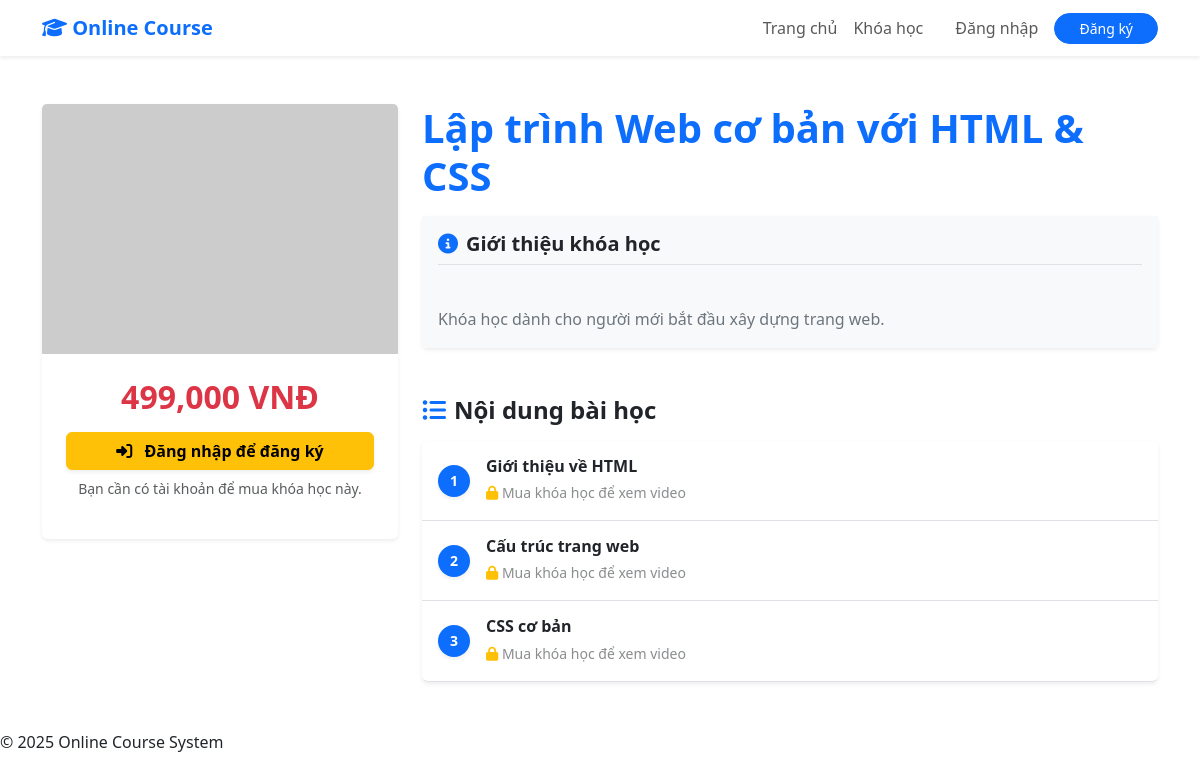
Page /onlinecourse/index.php?url=courses/detail/1 on the committed database.
### tables this page shows
CREATE TABLE courses (
    id INT PRIMARY KEY AUTO_INCREMENT,
    title VARCHAR(255) NOT NULL,
    description TEXT,
    instructor_id INT,
    category_id INT,
    price DECIMAL(10,2) DEFAULT 0,
    duration_weeks INT,
    level VARCHAR(50),
    image VARCHAR(255),
    created_at DATETIME DEFAULT CURRENT_TIMESTAMP,
    updated_at DATETIME DEFAULT CURRENT_TIMESTAMP ON UPDATE CURRENT_TIMESTAMP,
    
    CONSTRAINT fk_instructor FOREIGN KEY (instructor_id) REFERENCES users(id) ON DELETE SET NULL,
    CONSTRAINT fk_category FOREIGN KEY (category_id) REFERENCES categories(id) ON DELETE SET NULL
);

CREATE TABLE lessons (
    id INT PRIMARY KEY AUTO_INCREMENT,
    course_id INT NOT NULL,
    title VARCHAR(255) NOT NULL,
    content LONGTEXT,
    video_url VARCHAR(255),
    `order` INT,
    created_at DATETIME DEFAULT CURRENT_TIMESTAMP,
    
    CONSTRAINT fk_lesson_course FOREIGN KEY (course_id) REFERENCES courses(id) ON DELETE CASCADE
);

### onlinecourse/models/Course.php (called while the page is built, shortened)
<?php
class Course
{
    private $conn;
    private $table = 'courses';
    public function __construct()
    {
        $db = new Database();
        $this->conn = $db->getConnection();
    }
    public function getById($id)
    {
        $stmt = $this->conn->prepare("SELECT * FROM " . $this->table . " WHERE id = :id LIMIT 1");
        $stmt->bindParam(':id', $id);
        $stmt->execute();
        return $stmt->fetch(PDO::FETCH_ASSOC);
    }
}
?>

### onlinecourse/config/Database.php (called while the page is built, shortened)
<?php
class Database
{
    private $host = "localhost";
    private $db_name = "onlinecourse";
    private $username = "root";
    private $password = "";
    public function getConnection()
    {
        $this->conn = null;
        try {
            $this->conn = new PDO("mysql:host=" . $this->host . ";dbname=" . $this->db_name, $this->username, $this->password);
            $this->conn->exec("set names utf8");
            $this->conn->setAttribute(PDO::ATTR_ERRMODE, PDO::ERRMODE_EXCEPTION);
        } catch (PDOException $exception) {
            echo "Lỗi kết nối: " . $exception->getMessage();
        }
        return $this->conn;
    }
}
?>

### onlinecourse/models/Lesson.php (called while the page is built, shortened)
<?php
class Lesson
{
    private $conn;
    public function __construct()
    {
        $db = new Database();
        $this->conn = $db->getConnection();
    }
    public function getByCourseId($courseId)
    {
        $stmt = $this->conn->prepare("SELECT * FROM lessons WHERE course_id = :course_id ORDER BY id ASC");
        $stmt->bindParam(':course_id', $courseId);
        $stmt->execute();
        return $stmt->fetchAll(PDO::FETCH_ASSOC);
    }
}
?>

### onlinecourse/views/courses/detail.php (the view, shortened to what this page needs)
<?php
include __DIR__ . '/../layouts/header.php';
$protocol = ((!empty($_SERVER['HTTPS']) && $_SERVER['HTTPS'] != 'off') || $_SERVER['SERVER_PORT'] == 443) ? "https://" : "http://";
$domainName = $_SERVER['HTTP_HOST'];
$path = dirname($_SERVER['PHP_SELF']);
$path = str_replace('\\', '/', $path);
$path = rtrim($path, '/');
$base_url = $protocol . $domainName . $path;
$role = $_SESSION['role'] ?? 0;
$canManage = ($role == 1 || $role == 2);
?>
<div class="container py-5">
    <div class="row">
        <div class="col-lg-4 mb-4">
            <div class="card shadow-sm border-0 sticky-top" style="top: 90px; z-index: 10;">
                <?php
                $imgName = $course['image'] ?? '';
                $uploadPath = 'assets/uploads/courses/';
                if (empty($imgName)) {
                    $displayImg = "https://via.placeholder.com/600x400.png?text=No+Image";
                } elseif (strpos($imgName, 'http') === 0) {
                    $displayImg = $imgName;
                } else {
                    $displayImg = $base_url . '/' . $uploadPath . $imgName;
                }
                ?>
                <img src="<?php echo $displayImg; ?>" class="card-img-top"
                    alt="<?php echo htmlspecialchars($course['title']); ?>" style="height: 250px; object-fit: cover;"
                    onerror="this.src='https://via.placeholder.com/600x400.png?text=Image+Error';">
                <div class="card-body p-4">
                    <h2 class="text-danger fw-bold text-center mb-3">
                        <?php echo number_format($course['price']); ?> VNĐ
                    </h2>
                    <?php if ($role == 2): ?>
                        <div class="alert alert-secondary text-center shadow-sm">
                            <i class="fas fa-user-tie fa-2x mb-2 text-primary"></i><br>
                            <strong>Giao diện Giảng viên</strong><br>
                            <small class="text-muted">Bạn có quyền quản lý nội dung.</small>
                        </div>
                    <?php else: ?>
                        <a href="<?php echo $base_url; ?>/index.php?page=login"
                            class="btn btn-warning w-100 fw-bold shadow-sm">
                            <i class="fas fa-sign-in-alt me-2"></i> Đăng nhập để đăng ký
                        </a>
                        <p class="text-center mt-2 small text-muted">Bạn cần có tài khoản để mua khóa học này.</p>
                    <?php endif; ?>
                </div>
            </div>
        </div>
        <div class="col-lg-8">
            <h1 class="fw-bold text-primary mb-3"><?php echo htmlspecialchars($course['title']); ?></h1>
            <div class="card shadow-sm mb-5 border-0">
                <div class="card-body bg-light">
                    <h5 class="card-title fw-bold border-bottom pb-2 mb-3 text-dark">
                        <i class="fas fa-info-circle text-primary me-2"></i>Giới thiệu khóa học
                    </h5>
                    <p class="card-text text-secondary" style="white-space: pre-line; line-height: 1.6;">
                        <?php echo htmlspecialchars($course['description']); ?>
                    </p>
                </div>
            </div>
            <div class="d-flex justify-content-between align-items-center mb-3">
                <h4 class="mb-0 fw-bold text-dark"><i class="fas fa-list-ul me-2 text-primary"></i>Nội dung bài học</h4>
            </div>
            <div class="list-group shadow-sm">
                <?php if (!empty($lessons)): ?>
                    <?php foreach ($lessons as $index => $lesson): ?>
                        <div
                            class="list-group-item list-group-item-action p-3 border-start-0 border-end-0 border-top-0 border-bottom">
                            <div class="d-flex w-100 justify-content-between align-items-center">
                                <div class="d-flex align-items-center flex-grow-1">
                                    <span class="badge bg-primary rounded-circle me-3 shadow-sm"
                                        style="width: 32px; height: 32px; display: flex; align-items: center; justify-content: center; font-size: 14px;">
                                        <?php echo $index + 1; ?>
                                    </span>
                                    <div>
                                        <h6 class="mb-1 fw-bold text-dark"><?php echo htmlspecialchars($lesson['title']); ?>
                                        </h6>
                                        <?php if (!empty($lesson['video_url'])): ?>
                                            <?php if ($canManage || (isset($isEnrolled) && $isEnrolled)): ?>
                                                <a href="<?php echo htmlspecialchars($lesson['video_url']); ?>" target="_blank"
                                                    class="text-danger text-decoration-none small fw-bold">
                                                    <i class="fab fa-youtube"></i> Xem Video bài giảng
                                                </a>
                                            <?php else: ?>
                                                <small class="text-muted">
                                                    <i class="fas fa-lock text-warning"></i>
                                                    <span style="opacity: 0.7;">Mua khóa học để xem video</span>
                                                </small>
                                            <?php endif; ?>
                                        <?php else: ?>
                                            <small class="text-muted fst-italic">Bài này chưa có video.</small>
                                        <?php endif; ?>
                                    </div>
                                </div>
                            </div>
                        </div>
                    <?php endforeach; ?>
                <?php endif; ?>
            </div>
        </div>
    </div>
</div>
<?php include __DIR__ . '/../layouts/footer.php'; ?>

### onlinecourse/index.php (shortened to what this page needs)
<?php
require_once ROOT_PATH . '/config/Database.php';
$url = isset($_GET['url']) ? $_GET['url'] : null;
if ($url) {
    $url = rtrim($url, '/');
    $url = explode('/', $url);
    $controllerName = ucfirst($url[0]);
    if (substr($controllerName, -1) == 's') {
        $controllerName = substr($controllerName, 0, -1);
    }
    $controllerName .= 'Controller';
    $actionName = isset($url[1]) ? $url[1] : 'index';
    $params = isset($url[2]) ? $url[2] : null;
    $controllerPath = ROOT_PATH . '/controllers/' . $controllerName . '.php';
    if (file_exists($controllerPath)) {
        if (class_exists($controllerName)) {
            $controller = new $controllerName();
            if (method_exists($controller, $actionName)) {
                if ($params) {
                    $controller->{$actionName}($params);
                } else {
                    $controller->{$actionName}();
                }
            } else {
                echo "Action '$actionName' không tồn tại.";
            }
        }
    } else {
        echo "Controller '$controllerName' không tồn tại.";
    }
} else {
    require_once ROOT_PATH . '/controllers/CourseController.php';
    (new CourseController())->home();
}
?>

### onlinecourse/controllers/CourseController.php (shortened to what this page needs)
<?php
require_once __DIR__ . '/../models/Course.php';
require_once __DIR__ . '/../models/Lesson.php';
class CourseController
{
    public function detail()
    {
        $id = isset($_GET['id']) ? $_GET['id'] : (isset($_GET['url']) ? explode('/', $_GET['url'])[2] ?? null : null);
        $courseModel = new Course();
        $course = $courseModel->getById($id);
        $lessonModel = new Lesson();
        $lessons = $lessonModel->getByCourseId($id);
        $isEnrolled = false;
        if ($course) {
            require __DIR__ . '/../views/courses/detail.php';
        } else {
            echo "Khóa học không tồn tại!";
        }
    }
}
?>

### onlinecourse/views/layouts/header.php (shortened to what this page needs)
<?php
$protocol = ((!empty($_SERVER['HTTPS']) && $_SERVER['HTTPS'] != 'off') || $_SERVER['SERVER_PORT'] == 443) ? "https://" : "http://";
$domainName = $_SERVER['HTTP_HOST'];
$path = dirname($_SERVER['PHP_SELF']);
$path = str_replace('\\', '/', $path);
$path = rtrim($path, '/');
$base_url = $protocol . $domainName . $path;
$role = $_SESSION['role'] ?? 0;
?>
<!DOCTYPE html>
<html lang="vi">
<head>
    <link href="https://cdn.jsdelivr.net/npm/bootstrap@5.3.0/dist/css/bootstrap.min.css" rel="stylesheet">
    <link rel="stylesheet" href="https://cdnjs.cloudflare.com/ajax/libs/font-awesome/6.4.0/css/all.min.css">
</head>
<body>
    <nav class="navbar navbar-expand-lg navbar-light bg-white shadow-sm sticky-top">
        <div class="container">
            <a class="navbar-brand fw-bold text-primary" href="<?php echo $base_url; ?>/index.php">
                <i class="fas fa-graduation-cap"></i> Online Course
            </a>
            <div class="collapse navbar-collapse" id="navbarNav">
                <ul class="navbar-nav ms-auto align-items-center">
                    <li class="nav-item"><a class="nav-link" href="<?php echo $base_url; ?>/index.php">Trang chủ</a>
                    </li>
                    <li class="nav-item"><a class="nav-link" href="<?php echo $base_url; ?>/index.php?url=courses">Khóa
                            học</a></li>
                    <?php if (isset($_SESSION['user_id'])): ?>
                        <?php if ($role == 1): ?>
                            <li class="nav-item ms-2">
                                <a class="btn btn-danger btn-sm text-white"
                                    href="<?php echo $base_url; ?>/index.php?page=dashboard">
                                    <i class="fas fa-user-shield"></i> Quản trị
                                </a>
                            </li>
                        <?php endif; ?>
                        <li class="nav-item dropdown ms-3">
                            <a class="nav-link dropdown-toggle fw-bold text-dark" href="#" role="button"
                                data-bs-toggle="dropdown" aria-expanded="false">
                                Xin chào, <?php echo htmlspecialchars($_SESSION['fullname'] ?? $_SESSION['username']); ?>
                            </a>
                            <ul class="dropdown-menu dropdown-menu-end">
                                <?php if ($role == 1): ?>
                                    <li><a class="dropdown-item"
                                            href="<?php echo $base_url; ?>/index.php?page=dashboard">Dashboard Admin</a></li>
                                <?php elseif ($role == 2): ?>
                                    <li><a class="dropdown-item"
                                            href="<?php echo $base_url; ?>/index.php?page=instructor_dashboard">Quản lý khóa
                                            học</a></li>
                                <?php else: ?>
                                    <li><span class="dropdown-item-text text-muted">Tài khoản Học viên</span></li>
                                <?php endif; ?>
                                <li>
                                    <hr class="dropdown-divider">
                                </li>
                                <li>
                                    <a class="dropdown-item text-danger"
                                        href="<?php echo $base_url; ?>/index.php?page=logout">
                                        <i class="fas fa-sign-out-alt"></i> Đăng xuất
                                    </a>
                                </li>
                            </ul>
                        </li>
                    <?php else: ?>
                        <li class="nav-item ms-3"><a class="nav-link"
                                href="<?php echo $base_url; ?>/index.php?page=login">Đăng nhập</a></li>
                        <li class="nav-item ms-2"><a class="btn btn-primary btn-sm rounded-pill px-4"
                                href="<?php echo $base_url; ?>/index.php?page=register">Đăng ký</a></li>
                    <?php endif; ?>
                </ul>
            </div>
        </div>
    </nav>

### onlinecourse/views/layouts/footer.php (shortened to what this page needs)
<footer>
    <p>&copy; 2025 Online Course System</p>
</footer>
</body>
</html>

### rows in the picture
courses: price "499,000", title "Lập trình Web cơ bản với HTML & CSS", description "Khóa học dành cho người mới bắt đầu xây dựng trang web."
lessons: title "Giới thiệu về HTML", video_url "Mua khóa học để xem video"
lessons: title "Cấu trúc trang web", video_url "Mua khóa học để xem video"
lessons: title "CSS cơ bản", video_url "Mua khóa học để xem video"
